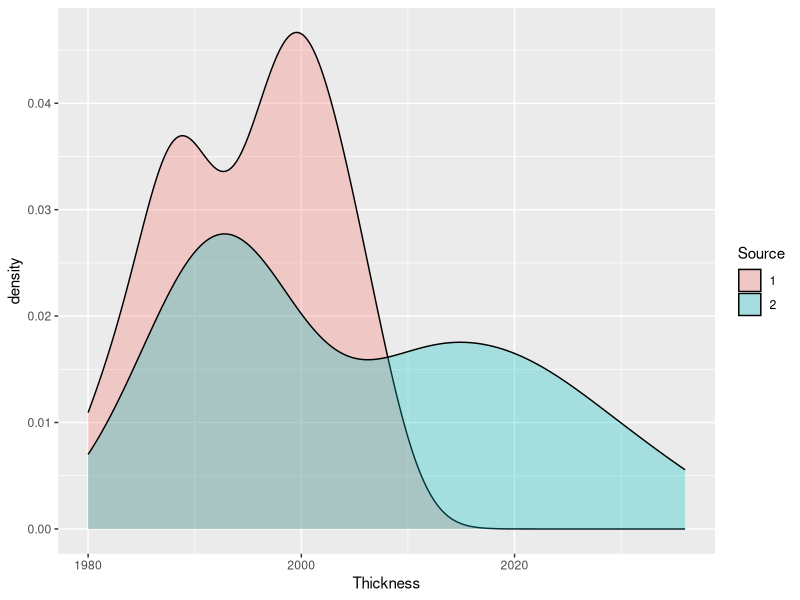
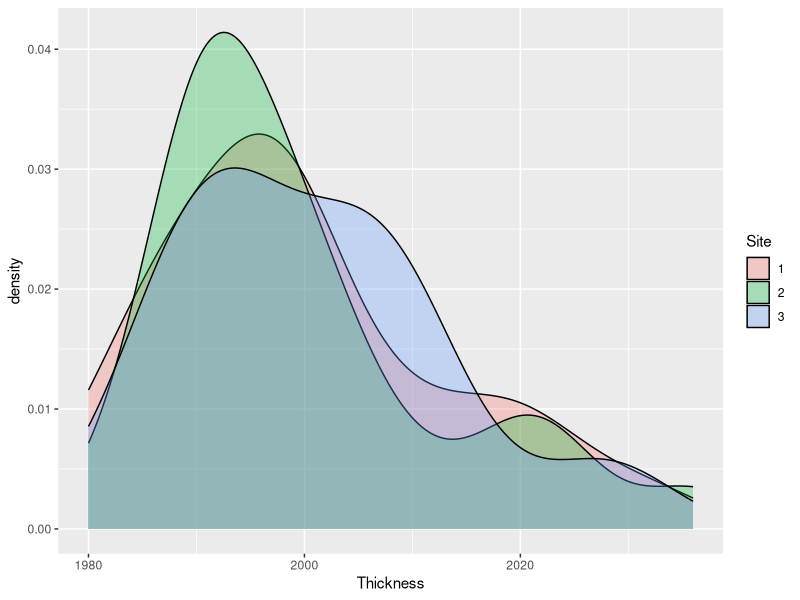
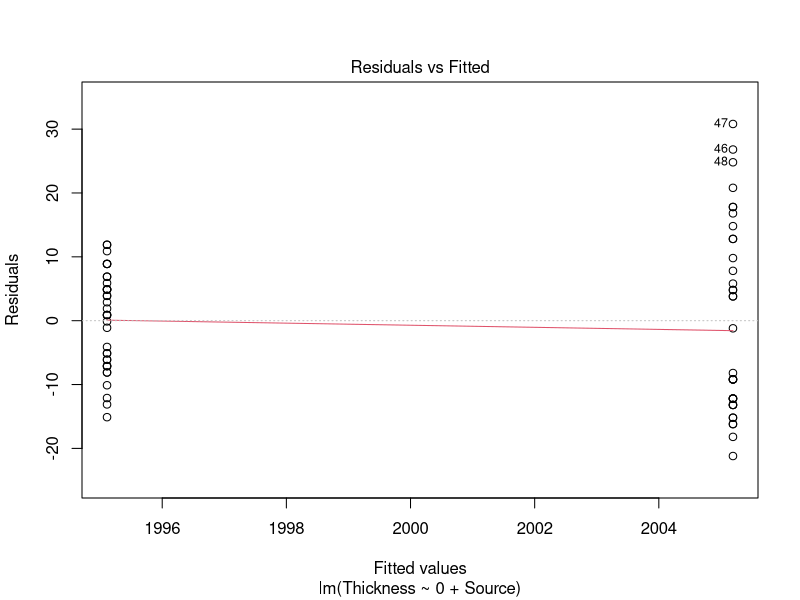
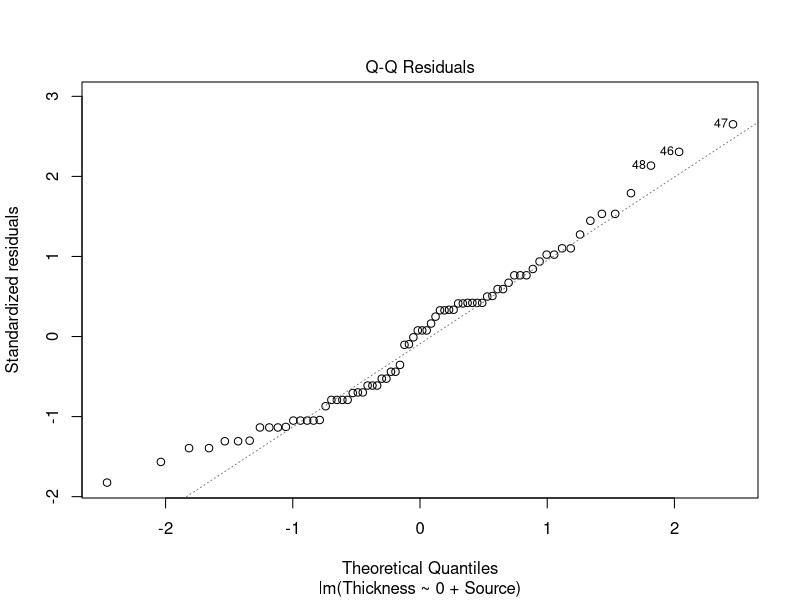
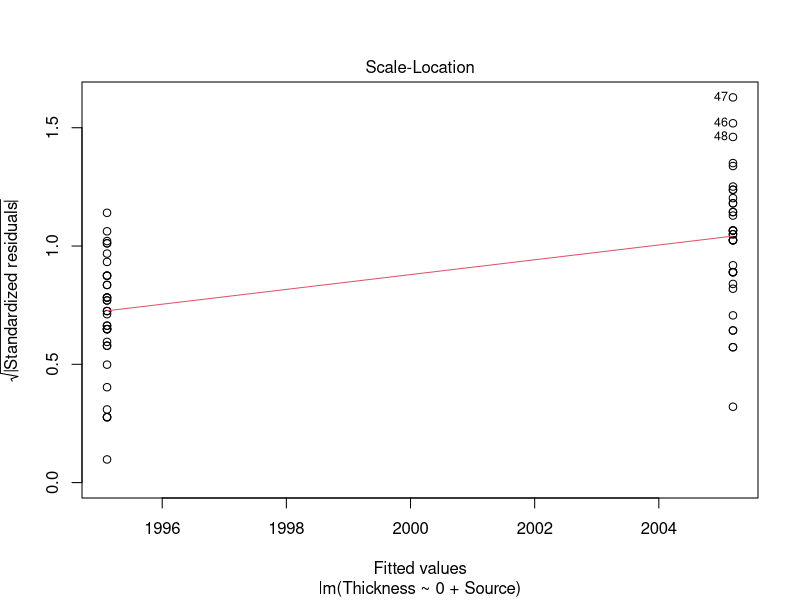
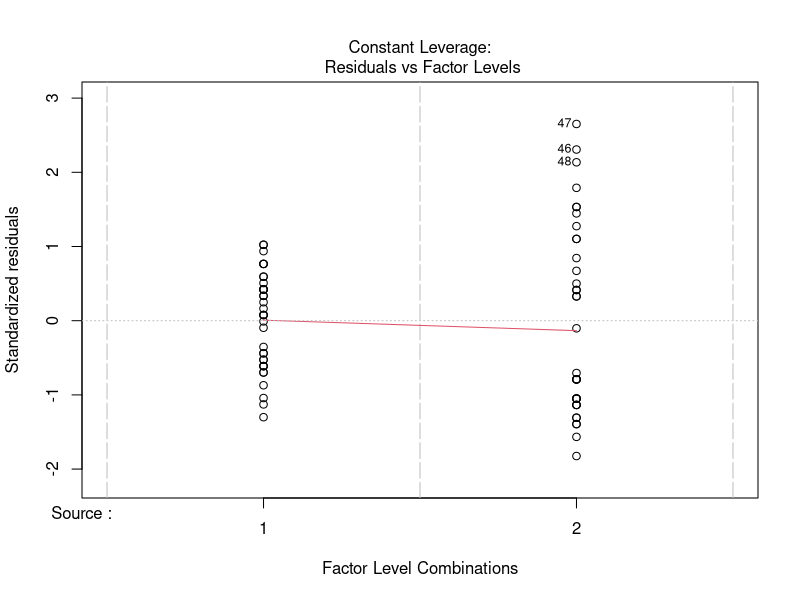
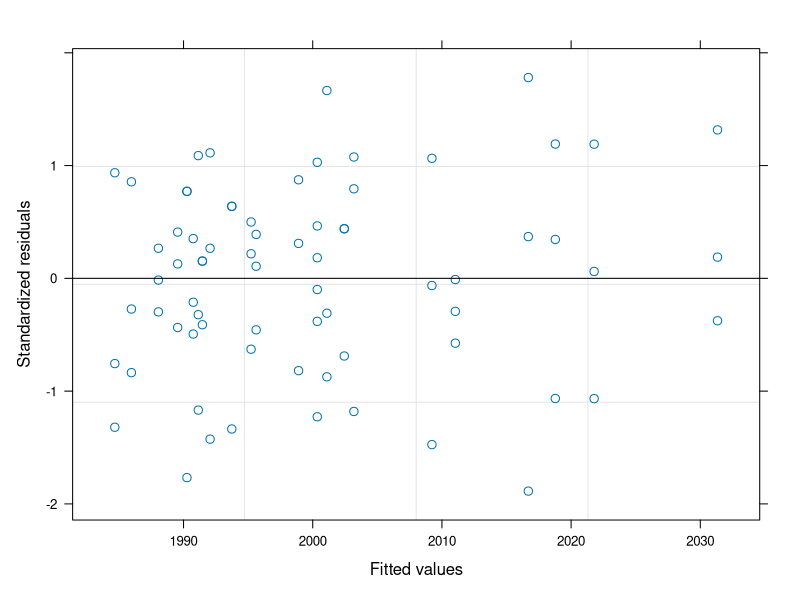
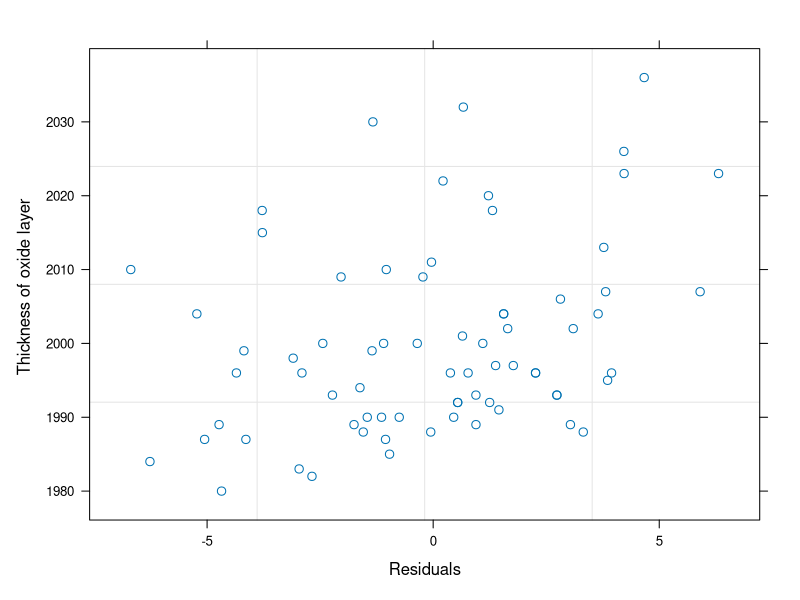

Generate these figures, in order, with R: (Note: this script raises an error after producing the figures.)
## ---- chunk 1
knitr::opts_chunk$set(echo = TRUE, comment = NA, warning = FALSE, message = FALSE)

library(tidyverse)
library(broom)
library(lme4)
library(nlme)
## ---- chunk 2
Oxide %>%
  ggplot(aes(Thickness, fill = Source)) +
  geom_density(alpha = 0.3)
#lm(Thickness ~ Source, data = Oxide)
## ---- chunk 3
Oxide %>%
  ggplot(aes(Thickness, fill = Site)) +
  geom_density(alpha = 0.3)
## ---- chunk 4
m00 <- lm(Thickness ~ 0 + Source, data = Oxide)
m01 <- lm(Thickness ~ 0 + Source + Site, data = Oxide)
anova(m01)
## ---- chunk 5
summary(m00)
## ---- chunk 6
plot(m00)
## ---- chunk 7
ctrl <- lmeControl(niterEM = 500, msMaxIter = 100)
options(contrasts = c("contr.treatment", "contr.treatment"))

m1 <- lme(Thickness ~ Source + Site, data = Oxide, ~ 1 | Lot/Wafer, control = ctrl)
summary(m1)
## ---- chunk 8
m2 <- lme(Thickness ~ Source, data = Oxide, ~ 1 | Lot/Wafer, control = ctrl)
anova(m2, m1)
## ---- chunk 9
plot(m2)
plot(m2, Thickness ~ resid(.))
qqnorm(m2, ~ resid(.))
## ---- chunk 10
qqnorm(m2, ~ranef(., level=1))
qqnorm(m2, ~ranef(., level=2))
## ---- chunk 11
summary(m2)
## ---- chunk 12
m0 <- lme(Thickness ~ Source, data = Oxide)
m3 <- lme(Thickness ~ Source, data = Oxide, ~ 1 | Lot)
anova(m0, m3, m2)
## ---- chunk 13
m <- lme(rounds ~ Method * Physique, data = Gun, ~1 | Team)
anova(m)
## ---- chunk 14
m1 <- lme(rounds ~ Method + Physique, data = Gun, ~1 | Team)
anova(m1, m)
## ---- chunk 15
m2 <- lme(rounds ~ Method, data = Gun, ~1 | Team)
anova(m2, m1)
## ---- chunk 16
diagnostic <- augment(m2) %>%
  mutate(
    .resid_student = residuals(m2, type = 'pearson', scaled = TRUE),
    .random = .fitted - .fixed
  )

diagnostic %>%
  ggplot(aes(.fitted, .resid, colour = Method)) +
  geom_point() 
  #geom_smooth(se = FALSE, colour = "black")

diagnostic %>%
  ggplot(aes(y = sqrt(abs(.resid_student)), x = .fitted, colour = Method)) +
  geom_point() +
  geom_smooth(se = FALSE, colour = "black", formula = y ~ x)

diagnostic %>%
  ggplot(aes(sample = .resid_student)) +
  geom_point(stat = 'qq') +
  geom_abline()

ranef(m2) %>%
  ggplot(aes(sample = `(Intercept)`)) +
  geom_point(stat = 'qq') +
  geom_abline()
## ---- chunk 17
summary(m2)
## ---- chunk 18
intervals(m2)
